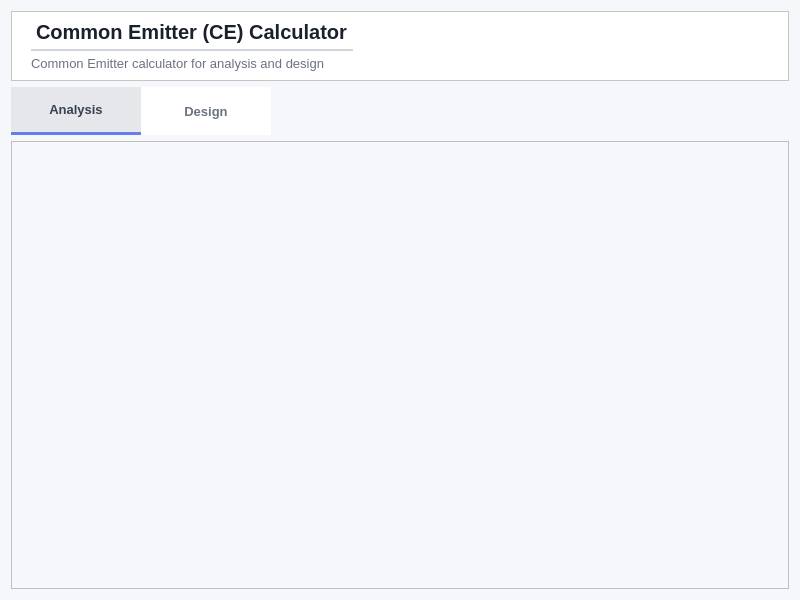
<?xml version="1.0" encoding="UTF-8"?>
<ui version="4.0">
 <class>Form</class>
 <widget class="QWidget" name="Form">
  <property name="geometry">
   <rect>
    <x>0</x>
    <y>0</y>
    <width>800</width>
    <height>600</height>
   </rect>
  </property>
  <property name="windowTitle">
   <string>Form</string>
  </property>
  <property name="styleSheet">
   <string notr="true">background-color: #f5f7fa;</string>
  </property>
  <layout class="QVBoxLayout" name="verticalLayout">
   <item>
    <widget class="QFrame" name="topBarFrame">
     <property name="sizePolicy">
      <sizepolicy hsizetype="Preferred" vsizetype="Fixed">
       <horstretch>0</horstretch>
       <verstretch>0</verstretch>
      </sizepolicy>
     </property>
     <property name="minimumSize">
      <size>
       <width>0</width>
       <height>70</height>
      </size>
     </property>
     <property name="maximumSize">
      <size>
       <width>16777215</width>
       <height>70</height>
      </size>
     </property>
     <property name="styleSheet">
      <string notr="true">background-color: white;</string>
     </property>
     <property name="frameShape">
      <enum>QFrame::Shape::StyledPanel</enum>
     </property>
     <layout class="QGridLayout" name="gridLayout_2">
      <item row="0" column="0">
       <spacer name="horizontalSpacer_4">
        <property name="orientation">
         <enum>Qt::Orientation::Horizontal</enum>
        </property>
        <property name="sizeType">
         <enum>QSizePolicy::Policy::Fixed</enum>
        </property>
        <property name="sizeHint" stdset="0">
         <size>
          <width>10</width>
          <height>20</height>
         </size>
        </property>
       </spacer>
      </item>
      <item row="0" column="1">
       <layout class="QVBoxLayout" name="verticalLayout_2">
        <item>
         <widget class="QLabel" name="labelPageTitle">
          <property name="sizePolicy">
           <sizepolicy hsizetype="Maximum" vsizetype="Fixed">
            <horstretch>0</horstretch>
            <verstretch>0</verstretch>
           </sizepolicy>
          </property>
          <property name="minimumSize">
           <size>
            <width>200</width>
            <height>30</height>
           </size>
          </property>
          <property name="styleSheet">
           <string notr="true">QLabel {
    font-size: 20px;
    font-weight: 900;
    color: #1a202c;
    background: transparent;

    border: none;
    border-bottom: 2px solid #d1d5db;  /* clean soft grey */
    padding-bottom: 6px;
}</string>
          </property>
          <property name="text">
           <string>Common Emitter (CE) Calculator</string>
          </property>
         </widget>
        </item>
        <item>
         <widget class="QLabel" name="label">
          <property name="styleSheet">
           <string notr="true">QLabel {
    font-size: 13px;
    font-weight: 400;
    color: #6b7280;   /* soft grey */
    background: transparent;
}</string>
          </property>
          <property name="text">
           <string>Common Emitter calculator for analysis and design</string>
          </property>
         </widget>
        </item>
       </layout>
      </item>
      <item row="0" column="3">
       <spacer name="horizontalSpacer">
        <property name="orientation">
         <enum>Qt::Orientation::Horizontal</enum>
        </property>
        <property name="sizeType">
         <enum>QSizePolicy::Policy::MinimumExpanding</enum>
        </property>
        <property name="sizeHint" stdset="0">
         <size>
          <width>40</width>
          <height>20</height>
         </size>
        </property>
       </spacer>
      </item>
     </layout>
    </widget>
   </item>
   <item>
    <layout class="QHBoxLayout" name="horizontalLayout">
     <property name="spacing">
      <number>0</number>
     </property>
     <property name="sizeConstraint">
      <enum>QLayout::SizeConstraint::SetDefaultConstraint</enum>
     </property>
     <item>
      <widget class="QPushButton" name="buttonAnalysis">
       <property name="sizePolicy">
        <sizepolicy hsizetype="Minimum" vsizetype="Fixed">
         <horstretch>0</horstretch>
         <verstretch>0</verstretch>
        </sizepolicy>
       </property>
       <property name="minimumSize">
        <size>
         <width>130</width>
         <height>48</height>
        </size>
       </property>
       <property name="maximumSize">
        <size>
         <width>16777215</width>
         <height>16777215</height>
        </size>
       </property>
       <property name="cursor">
        <cursorShape>PointingHandCursor</cursorShape>
       </property>
       <property name="styleSheet">
        <string notr="true">QPushButton {
    background-color: #ffffff;
    border: none;
    border-radius: 0px;
    color: #6b7280;
    font-size: 13px;
    font-weight: 500;
    padding: 8px 14px;
    text-align: center;
}

/* Hover */
QPushButton:hover {
    background-color: #f9fafb;
    color: #667EEA;
}

/* While clicking → transparent */
QPushButton:pressed {
    background-color: transparent;
}

/* Selected (persistent state) */
QPushButton:checked {
    background-color: #e5e7eb;
    color: #374151;
    font-weight: 600;

    border-bottom: 3px solid #667EEA;
}</string>
       </property>
       <property name="text">
        <string>Analysis</string>
       </property>
       <property name="checkable">
        <bool>true</bool>
       </property>
       <property name="checked">
        <bool>true</bool>
       </property>
       <attribute name="buttonGroup">
        <string notr="true">buttonGroup</string>
       </attribute>
      </widget>
     </item>
     <item>
      <widget class="QPushButton" name="buttonDesign">
       <property name="minimumSize">
        <size>
         <width>130</width>
         <height>48</height>
        </size>
       </property>
       <property name="maximumSize">
        <size>
         <width>16777215</width>
         <height>16777215</height>
        </size>
       </property>
       <property name="cursor">
        <cursorShape>PointingHandCursor</cursorShape>
       </property>
       <property name="styleSheet">
        <string notr="true">QPushButton {
    background-color: #ffffff;
    border: none;
    border-radius: 0px;
    color: #6b7280;
    font-size: 13px;
    font-weight: 500;
    padding: 8px 14px;
    text-align: center;
}

/* Hover */
QPushButton:hover {
    background-color: #f9fafb;
    color: #667EEA;
}

/* While clicking → transparent */
QPushButton:pressed {
    background-color: transparent;
}

/* Selected (persistent state) */
QPushButton:checked {
    background-color: #e5e7eb;
    color: #374151;
    font-weight: 600;

    border-bottom: 3px solid #667EEA;
}</string>
       </property>
       <property name="text">
        <string>Design</string>
       </property>
       <property name="checkable">
        <bool>true</bool>
       </property>
       <attribute name="buttonGroup">
        <string notr="true">buttonGroup</string>
       </attribute>
      </widget>
     </item>
     <item>
      <spacer name="horizontalSpacer_2">
       <property name="orientation">
        <enum>Qt::Orientation::Horizontal</enum>
       </property>
       <property name="sizeHint" stdset="0">
        <size>
         <width>40</width>
         <height>20</height>
        </size>
       </property>
      </spacer>
     </item>
    </layout>
   </item>
   <item>
    <widget class="QScrollArea" name="scrollArea">
     <property name="styleSheet">
      <string notr="true">QScrollArea {
    background-color: #f5f7fa;
    border: none;
}

QScrollArea &gt; QWidget &gt; QWidget {
    background-color: #f5f7fa;
}

/* ── Vertical ── */
QScrollBar:vertical {
    background: #e9ebf0;
    width: 8px;
    border-radius: 4px;
    margin: 0px;
}

QScrollBar::handle:vertical {
    background: #b0b8c8;
    border-radius: 4px;
    min-height: 30px;
}

QScrollBar::handle:vertical:hover {
    background: #8e99ad;
}

QScrollBar::add-line:vertical,
QScrollBar::sub-line:vertical {
    height: 0px;
}

QScrollBar::add-page:vertical,
QScrollBar::sub-page:vertical {
    background: none;
}

/* ── Horizontal ── */
QScrollBar:horizontal {
    background: #e9ebf0;
    height: 8px;
    border-radius: 4px;
    margin: 0px;
}

QScrollBar::handle:horizontal {
    background: #b0b8c8;
    border-radius: 4px;
    min-width: 30px;
}

QScrollBar::handle:horizontal:hover {
    background: #8e99ad;
}

QScrollBar::add-line:horizontal,
QScrollBar::sub-line:horizontal {
    width: 0px;
}

QScrollBar::add-page:horizontal,
QScrollBar::sub-page:horizontal {
    background: none;
}</string>
     </property>
     <property name="widgetResizable">
      <bool>true</bool>
     </property>
     <widget class="QWidget" name="scrollAreaWidgetContents">
      <property name="geometry">
       <rect>
        <x>0</x>
        <y>0</y>
        <width>782</width>
        <height>450</height>
       </rect>
      </property>
      <layout class="QHBoxLayout" name="horizontalLayout_2">
       <item>
        <widget class="QStackedWidget" name="stackedWidget">
         <property name="currentIndex">
          <number>1</number>
         </property>
         <widget class="QWidget" name="page0Analysis"/>
         <widget class="QWidget" name="page1Design"/>
        </widget>
       </item>
      </layout>
     </widget>
    </widget>
   </item>
  </layout>
 </widget>
 <resources/>
 <connections/>
 <buttongroups>
  <buttongroup name="buttonGroup"/>
 </buttongroups>
</ui>
